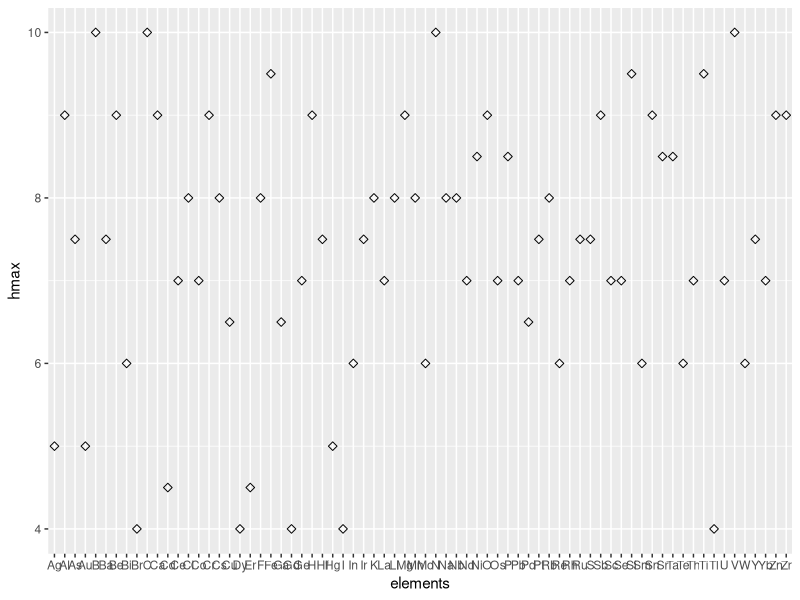
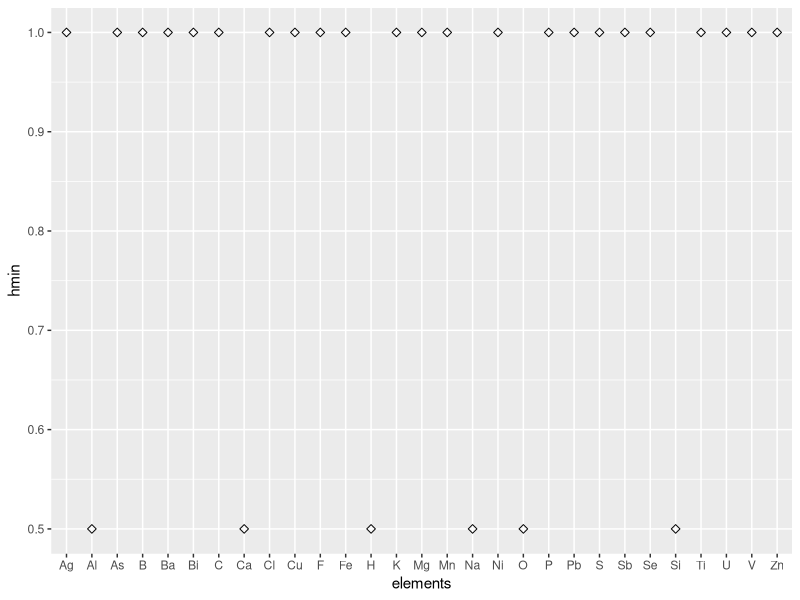
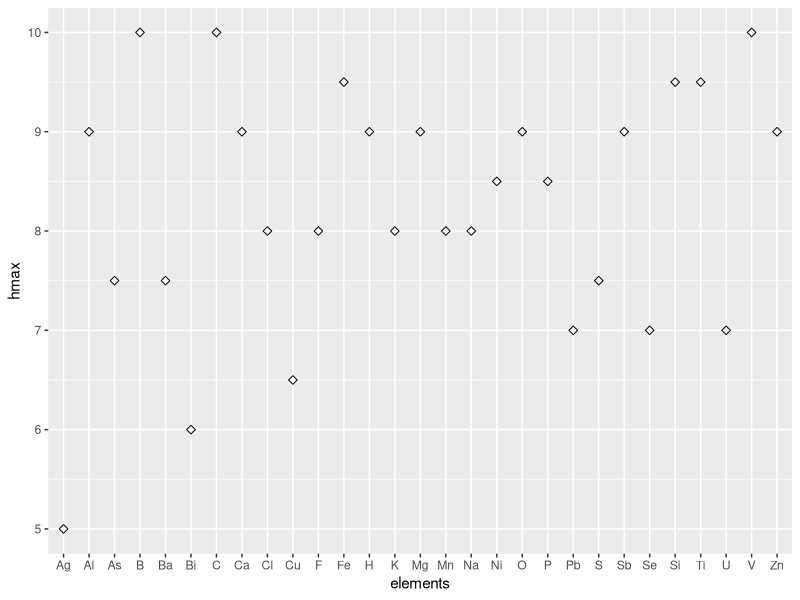

Write R code to recreate these figures, in order.
## ---- chunk 1
#| code-fold: true
#| code-summary: "Code"
#| output: false
library(tidyverse)
# result <- read.csv(file = 'total_elements_mindat.csv')
df_72 <- read.csv(file = 'hardness.csv')
df_30 <- read.csv(file = 'hardness_30.csv')
## ---- chunk 2
#| code-fold: true
#| code-summary: "Code"
glimpse(df_72)
## ---- chunk 3
#| code-fold: true
#| code-summary: "Mineral Species Attributes"
c('elements', 'hmin', 'hmin_mineral', 'hmax', 'hmax_mineral', 'hmean')
## ---- chunk 4
#| code-fold: true
#| code-summary: "Code"
head(df_72)
## ---- chunk 5
library(ggplot2)
ggplot(df_72, aes(x=elements, y=hmax)) +
  geom_point(size=2, shape=23)
## ---- chunk 6
head(df_30)
ggplot(df_30, aes(x=elements, y=hmin)) +
  geom_point(size=2, shape=23)
ggplot(df_30, aes(x=elements, y=hmax)) +
  geom_point(size=2, shape=23)
